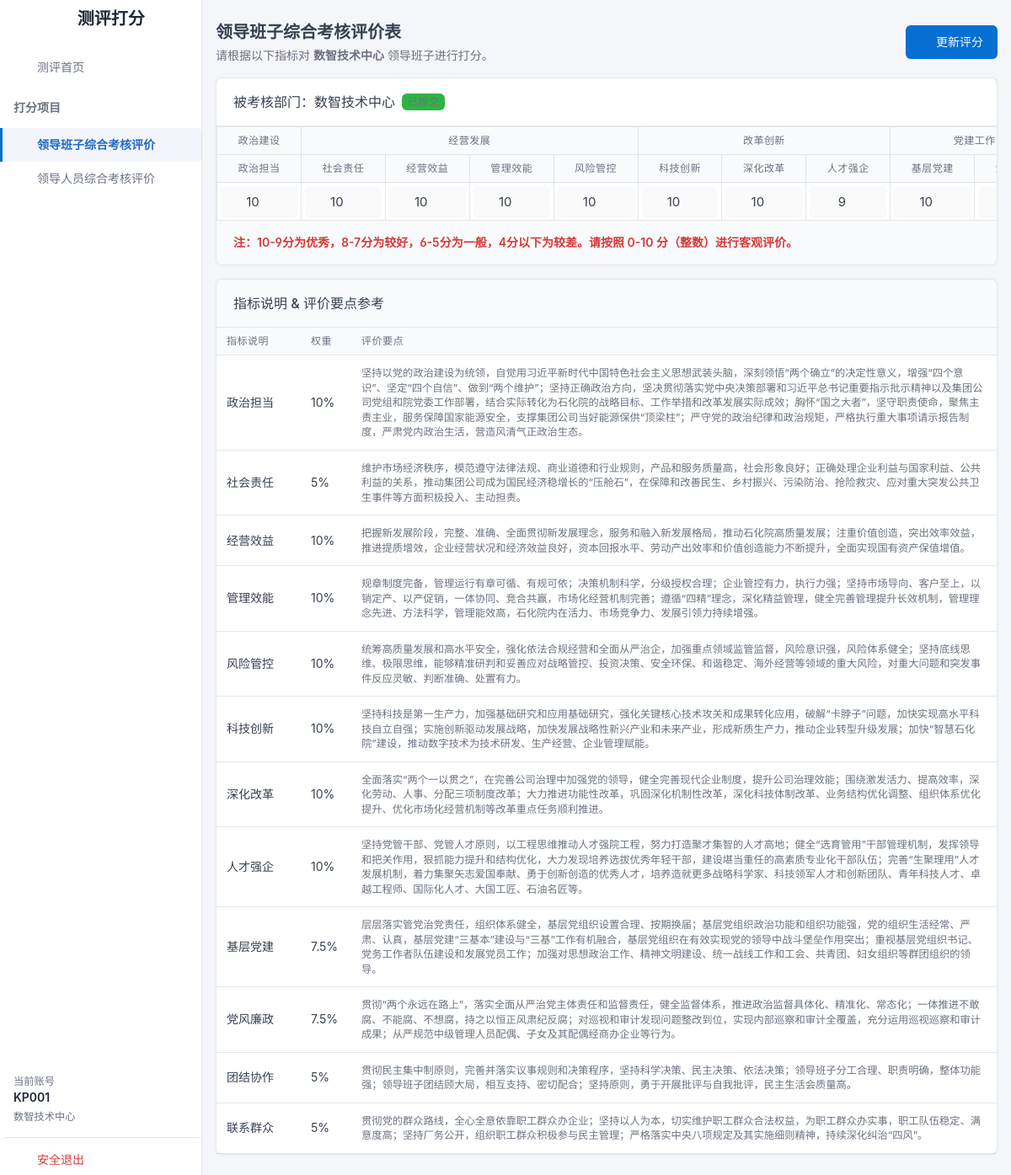
The page /assessment/team-evaluation (signed in) on the database its author committed.
### tables this page shows
CREATE TABLE evaluation_accounts (
            id INTEGER PRIMARY KEY AUTOINCREMENT,
            dept_name TEXT NOT NULL,    -- 部门名称
            dept_code TEXT NOT NULL,    -- 部门代码
            account_type TEXT,          -- 账号类型 (院领导/正职/副职/中心基层/其他)
            username TEXT NOT NULL UNIQUE, -- 账号 (A0L001)
            password TEXT NOT NULL,     -- 密码 (明文显示)
            status TEXT DEFAULT '是',   -- 账号状态 ("是"=未提交, "否"=已提交)
            
            updated_at DATETIME DEFAULT CURRENT_TIMESTAMP
        );

CREATE TABLE team_scores (
            id INTEGER PRIMARY KEY AUTOINCREMENT,
            rater_account TEXT,         -- 打分账号 (username)
            target_dept_code TEXT,      -- 被考核部门代码
            
            -- 12项评分
            s_political_resp REAL,
            s_social_resp REAL,
            s_manage_benefit REAL,
            s_manage_effic REAL,
            s_risk_control REAL,
            s_tech_innov REAL,
            s_deep_reform REAL,
            s_talent_strength REAL,
            s_party_build REAL,
            s_party_conduct REAL,
            s_unity REAL,
            s_mass_ties REAL,
            
            total_score REAL,           -- 总分 (后台加权计算后)
            
            created_at DATETIME DEFAULT CURRENT_TIMESTAMP
        );

### app.py (the view)
@app.route('/assessment/team-evaluation')
def assessment_team():
    if session.get('assessor_role') != 'assessor':
        return redirect(url_for('index'))
    if session.get('assessor_dept_type') == '院领导':
        return "您的账号无权访问此页面", 403
    db = get_db()
    rater_account = session.get('assessor_username')
    user_row = db.execute('SELECT dept_code, dept_name FROM evaluation_accounts WHERE username=?', (rater_account,)).fetchone()
    existing_scores = None
    if user_row:
        target_dept_code = user_row['dept_code']
        row = db.execute('SELECT * FROM team_scores WHERE rater_account = ? AND target_dept_code = ? ORDER BY id DESC LIMIT 1',
                         (rater_account, target_dept_code)).fetchone()
        if row:
            existing_scores = dict(row)
    return render_template('assessment_team.html', existing_scores=existing_scores)

### templates/assessment_team.html (shortened to what this page needs)
{% extends "base_assessment.html" %}
{% block content %}
<div class="container-xl">
    <div class="row g-2 align-items-center mb-3">
        <div class="col">
            <h2 class="page-title">领导班子综合考核评价表</h2>
            <div class="text-muted mt-1">
                请根据以下指标对 <strong>{{ session.get('assessor_dept_name', '未知部门') }}</strong> 领导班子进行打分。
            </div>
        </div>
        <div class="col-auto ms-auto">
            <button class="btn btn-primary" onclick="submitScores()">
                <i class="ti ti-send me-2"></i>{% if existing_scores %}更新评分{% else %}提交评分{% endif %}
            </button>
        </div>
    </div>
    <div class="card mb-3">
        <div class="card-header">
            <h3 class="card-title">被考核部门：{{ session.get('assessor_dept_name', '') }}</h3>
            {% if existing_scores %}
            <span class="badge bg-green ms-2">已提交</span>
            {% endif %}
        </div>
        <div class="table-responsive">
            <table class="table table-bordered text-center align-middle mb-0" style="min-width: 1200px;">
                <thead>
                    <tr class="bg-light">
                        <th colspan="1">政治建设</th>
                        <th colspan="4">经营发展</th>
                        <th colspan="3">改革创新</th>
                        <th colspan="2">党建工作</th>
                    </tr>
                    <tr class="bg-white">
                        <th style="min-width: 80px;">政治担当</th>
                        <th style="min-width: 80px;">社会责任</th>
                        <th style="min-width: 80px;">经营效益</th>
                        <th style="min-width: 80px;">管理效能</th>
                        <th style="min-width: 80px;">风险管控</th>
                        <th style="min-width: 80px;">科技创新</th>
                        <th style="min-width: 80px;">深化改革</th>
                        <th style="min-width: 80px;">人才强企</th>
                        <th style="min-width: 80px;">基层党建</th>
                        <th style="min-width: 80px;">党风廉政</th>
                    </tr>
                </thead>
                <tbody>
                    <tr>
                        {% set scores = existing_scores or {} %}
                        <td class="p-1"><input type="number" class="form-control text-center score-input px-1"
                                name="s_political_resp" value="{{ scores.get('s_political_resp', 10) | int }}" min="0"
                                max="10" step="1"></td>
                        <td class="p-1"><input type="number" class="form-control text-center score-input px-1"
                                name="s_social_resp" value="{{ scores.get('s_social_resp', 10) | int }}" min="0"
                                max="10" step="1"></td>
                        <td class="p-1"><input type="number" class="form-control text-center score-input px-1"
                                name="s_manage_benefit" value="{{ scores.get('s_manage_benefit', 10) | int }}" min="0"
                                max="10" step="1"></td>
                        <td class="p-1"><input type="number" class="form-control text-center score-input px-1"
                                name="s_manage_effic" value="{{ scores.get('s_manage_effic', 10) | int }}" min="0"
                                max="10" step="1"></td>
                        <td class="p-1"><input type="number" class="form-control text-center score-input px-1"
                                name="s_risk_control" value="{{ scores.get('s_risk_control', 10) | int }}" min="0"
                                max="10" step="1"></td>
                        <td class="p-1"><input type="number" class="form-control text-center score-input px-1"
                                name="s_tech_innov" value="{{ scores.get('s_tech_innov', 10) | int }}" min="0" max="10"
                                step="1"></td>
                        <td class="p-1"><input type="number" class="form-control text-center score-input px-1"
                                name="s_deep_reform" value="{{ scores.get('s_deep_reform', 10) | int }}" min="0"
                                max="10" step="1"></td>
                        <td class="p-1"><input type="number" class="form-control text-center score-input px-1"
                                name="s_talent_strength" value="{{ scores.get('s_talent_strength', 10) | int }}" min="0"
                                max="10" step="1"></td>
                        <td class="p-1"><input type="number" class="form-control text-center score-input px-1"
                                name="s_party_build" value="{{ scores.get('s_party_build', 10) | int }}" min="0"
                                max="10" step="1"></td>
                        <td class="p-1"><input type="number" class="form-control text-center score-input px-1"
                                name="s_party_conduct" value="{{ scores.get('s_party_conduct', 10) | int }}" min="0"
                                max="10" step="1"></td>
                    </tr>
                </tbody>
            </table>
        </div>
        <div class="card-footer">
            <div class="text-danger fw-bold">
                注：10-9分为优秀，8-7分为较好，6-5分为一般，4分以下为较差。请按照 0-10 分（整数）进行客观评价。
            </div>
        </div>
    </div>
    <div class="card">
        <div class="card-header bg-light">
            <h3 class="card-title">指标说明 & 评价要点参考</h3>
        </div>
        <div class="table-responsive">
            <table class="table table-vcenter">
                <thead>
                    <tr>
                        <th style="width: 100px;">指标说明</th>
                        <th style="width: 60px;">权重</th>
                        <th>评价要点</th>
                    </tr>
                </thead>
                <tbody>
                    <tr>
                        <td>政治担当</td>
                        <td>10%</td>
                        <td class="text-muted small">
                            坚持以党的政治建设为统领，自觉用习近平新时代中国特色社会主义思想武装头脑，深刻领悟“两个确立”的决定性意义，增强“四个意识”、坚定“四个自信”、做到“两个维护”；坚持正确政治方向，坚决贯彻落实党中央决策部署和习近平总书记重要指示批示精神以及集团公司党组和院党委工作部署，结合实际转化为石化院的战略目标、工作举措和改革发展实际成效；胸怀“国之大者”，坚守职责使命，聚焦主责主业，服务保障国家能源安全，支撑集团公司当好能源保供“顶梁柱”；严守党的政治纪律和政治规矩，严格执行重大事项请示报告制度，严肃党内政治生活，营造风清气正政治生态。
                        </td>
                    </tr>
                    <tr>
                        <td>社会责任</td>
                        <td>5%</td>
                        <td class="text-muted small">
                            维护市场经济秩序，模范遵守法律法规、商业道德和行业规则，产品和服务质量高，社会形象良好；正确处理企业利益与国家利益、公共利益的关系，推动集团公司成为国民经济稳增长的“压舱石”，在保障和改善民生、乡村振兴、污染防治、抢险救灾、应对重大突发公共卫生事件等方面积极投入、主动担责。
                        </td>
                    </tr>
                    <tr>
                        <td>经营效益</td>
                        <td>10%</td>
                        <td class="text-muted small">
                            把握新发展阶段，完整、准确、全面贯彻新发展理念，服务和融入新发展格局，推动石化院高质量发展；注重价值创造，突出效率效益，推进提质增效，企业经营状况和经济效益良好，资本回报水平、劳动产出效率和价值创造能力不断提升，全面实现国有资产保值增值。
                        </td>
                    </tr>
                    <tr>
                        <td>管理效能</td>
                        <td>10%</td>
                        <td class="text-muted small">
                            规章制度完备，管理运行有章可循、有规可依；决策机制科学，分级授权合理；企业管控有力，执行力强；坚持市场导向、客户至上，以销定产、以产促销，一体协同、竞合共赢，市场化经营机制完善；遵循“四精”理念，深化精益管理，健全完善管理提升长效机制，管理理念先进、方法科学，管理能效高，石化院内在活力、市场竞争力、发展引领力持续增强。
                        </td>
                    </tr>
                    <tr>
                        <td>风险管控</td>
                        <td>10%</td>
                        <td class="text-muted small">
                            统筹高质量发展和高水平安全，强化依法合规经营和全面从严治企，加强重点领域监管监督，风险意识强，风险体系健全；坚持底线思维、极限思维，能够精准研判和妥善应对战略管控、投资决策、安全环保、和谐稳定、海外经营等领域的重大风险，对重大问题和突发事件反应灵敏、判断准确、处置有力。
                        </td>
                    </tr>
                    <tr>
                        <td>科技创新</td>
                        <td>10%</td>
                        <td class="text-muted small">
                            坚持科技是第一生产力，加强基础研究和应用基础研究，强化关键核心技术攻关和成果转化应用，破解“卡脖子”问题，加快实现高水平科技自立自强；实施创新驱动发展战略，加快发展战略性新兴产业和未来产业，形成新质生产力，推动企业转型升级发展；加快“智慧石化院”建设，推动数字技术为技术研发、生产经营、企业管理赋能。
                        </td>
                    </tr>
                    <tr>
                        <td>深化改革</td>
                        <td>10%</td>
                        <td class="text-muted small">
                            全面落实“两个一以贯之”，在完善公司治理中加强党的领导，健全完善现代企业制度，提升公司治理效能；围绕激发活力、提高效率，深化劳动、人事、分配三项制度改革；大力推进功能性改革，巩固深化机制性改革，深化科技体制改革、业务结构优化调整、组织体系优化提升、优化市场化经营机制等改革重点任务顺利推进。
                        </td>
                    </tr>
                    <tr>
                        <td>人才强企</td>
                        <td>10%</td>
                        <td class="text-muted small">
                            坚持党管干部、党管人才原则，以工程思维推动人才强院工程，努力打造聚才集智的人才高地；健全“选育管用”干部管理机制，发挥领导和把关作用，狠抓能力提升和结构优化，大力发现培养选拔优秀年轻干部，建设堪当重任的高素质专业化干部队伍；完善“生聚理用”人才发展机制，着力集聚矢志爱国奉献、勇于创新创造的优秀人才，培养造就更多战略科学家、科技领军人才和创新团队、青年科技人才、卓越工程师、国际化人才、大国工匠、石油名匠等。
                        </td>
                    </tr>
                    <tr>
                        <td>基层党建</td>
                        <td>7.5%</td>
                        <td class="text-muted small">
                            层层落实管党治党责任，组织体系健全，基层党组织设置合理、按期换届；基层党组织政治功能和组织功能强，党的组织生活经常、严肃、认真，基层党建“三基本”建设与“三基”工作有机融合，基层党组织在有效实现党的领导中战斗堡垒作用突出；重视基层党组织书记、党务工作者队伍建设和发展党员工作；加强对思想政治工作、精神文明建设、统一战线工作和工会、共青团、妇女组织等群团组织的领导。
                        </td>
                    </tr>
                    <tr>
                        <td>党风廉政</td>
                        <td>7.5%</td>
                        <td class="text-muted small">
                            贯彻“两个永远在路上”，落实全面从严治党主体责任和监督责任，健全监督体系，推进政治监督具体化、精准化、常态化；一体推进不敢腐、不能腐、不想腐，持之以恒正风肃纪反腐；对巡视和审计发现问题整改到位，实现内部巡察和审计全覆盖，充分运用巡视巡察和审计成果；从严规范中级管理人员配偶、子女及其配偶经商办企业等行为。
                        </td>
                    </tr>
                    <tr>
                        <td>团结协作</td>
                        <td>5%</td>
                        <td class="text-muted small">
                            贯彻民主集中制原则，完善并落实议事规则和决策程序，坚持科学决策、民主决策、依法决策；领导班子分工合理、职责明确，整体功能强；领导班子团结顾大局，相互支持、密切配合；坚持原则，勇于开展批评与自我批评，民主生活会质量高。
                        </td>
                    </tr>
                    <tr>
                        <td>联系群众</td>
                        <td>5%</td>
                        <td class="text-muted small">
                            贯彻党的群众路线，全心全意依靠职工群众办企业；坚持以人为本，切实维护职工群众合法权益，为职工群众办实事，职工队伍稳定、满意度高；坚持厂务公开，组织职工群众积极参与民主管理；严格落实中央八项规定及其实施细则精神，持续深化纠治“四风”。
                        </td>
                    </tr>
                </tbody>
            </table>
        </div>
    </div>
</div>
{% endblock %}

### templates/base_assessment.html (shortened to what this page needs)
<!doctype html>
<html lang="zh-CN">
<head>
    <link rel="stylesheet" href="{{ url_for('static', filename='css/tabler.min.css') }}">
    <link rel="stylesheet" href="{{ url_for('static', filename='css/tabler-icons.min.css') }}">
</head>
<body class="layout-fluid">
    <div class="page">
        <aside class="navbar navbar-vertical navbar-expand-lg navbar-light">
            <div class="container-fluid">
                <h1 class="navbar-brand navbar-brand-autodark">
                    <a href="/assessment/home"
                        class="text-decoration-none text-primary d-flex align-items-center gap-2">
                        <i class="ti ti-checklist fs-2"></i><span class="text-dark">测评打分</span>
                    </a>
                </h1>
                <div class="collapse navbar-collapse" id="sidebar-menu">
                    <ul class="navbar-nav pt-lg-3">
                        <li class="nav-item {% if request.endpoint == 'assessment_home' %}active{% endif %}">
                            <a class="nav-link" href="{{ url_for('assessment_home') }}"><span
                                    class="nav-link-icon d-md-none d-lg-inline-block"><i
                                        class="ti ti-home"></i></span><span class="nav-link-title">测评首页</span></a>
                        </li>
                        <li class="nav-item">
                            <div class="nav-link disabled text-muted text-uppercase fw-bold mt-2 mb-1">
                                打分项目
                            </div>
                        </li>
                        {% if session.get('assessor_dept_type') != '院领导' %}
                        <li class="nav-item {% if request.endpoint == 'assessment_team' %}active{% endif %}">
                            <a class="nav-link" href="{{ url_for('assessment_team') }}">
                                <span class="nav-link-icon d-md-none d-lg-inline-block"><i
                                        class="ti ti-users"></i></span>
                                <span class="nav-link-title">领导班子综合考核评价</span>
                            </a>
                        </li>
                        <li class="nav-item {% if request.endpoint == 'assessment_personnel' %}active{% endif %}">
                            <a class="nav-link" href="{{ url_for('assessment_personnel') }}">
                                <span class="nav-link-icon d-md-none d-lg-inline-block"><i
                                        class="ti ti-user-star"></i></span>
                                <span class="nav-link-title">领导人员综合考核评价</span>
                            </a>
                        </li>
                        {% endif %}
                        <li class="nav-item mt-auto">
                            <div class="nav-link d-flex flex-column align-items-start py-3">
                                <div class="text-muted small">当前账号</div>
                                <div class="fw-bold text-dark">{{ session.get('assessor_username', 'Unknown') }}</div>
                                <div class="text-muted small mt-1">{{ session.get('assessor_dept_name', '') }}</div>
                            </div>
                            <a class="nav-link text-danger border-top pt-3"
                                href="{{ url_for('logout', type='assessment') }}">
                                <span class="nav-link-icon d-md-none d-lg-inline-block"><i
                                        class="ti ti-logout"></i></span>
                                <span class="nav-link-title">安全退出</span>
                            </a>
                        </li>
                    </ul>
                </div>
            </div>
        </aside>
        <div class="page-wrapper">
            <div class="page-body">
                {% block content %}{% endblock %}
            </div>
        </div>
    </div>
</body>
</html>

### rows shown on the page
evaluation_accounts: get "数智技术中心"
team_scores: s_political_resp "10", s_social_resp "10", s_manage_benefit "10", s_manage_effic "10", s_risk_control "10", s_tech_innov "10", s_deep_reform "10", s_talent_strength "9", s_party_build "10", s_party_conduct "10"

### other values the page prints
{{ session.get('assessor_username', 'Unknown') }} "KP001"
